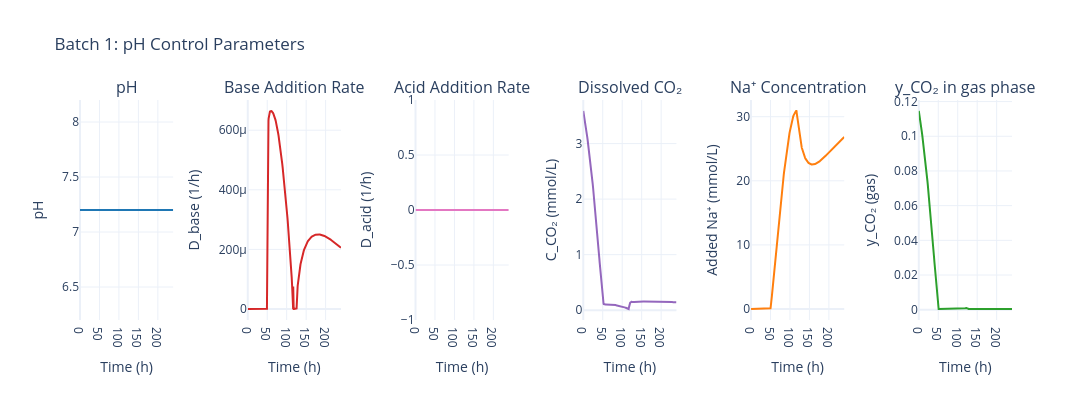

Notebook code cell kept with this figure:
### Code cell
# pH plots
fig = data.plot_pH_control(batch_number=BATCH_NUMBER)
fig.show()

### Figure 1 — Plotly figure (JSON) as saved in the notebook; plotly's stock layout.template omitted (floating-point values rounded to 4 significant figures; data arrays with more than 128 entries replaced by an {"elided": "..."} marker saying what was removed)
{"data": [{"hovertemplate": "Time: %{x:.1f} h<br>pH: %{y:.2f}<extra></extra>", "line": {"color": "#1f77b4", "width": 2}, "mode": "lines", "name": "pH", "type": "scatter", "x": {"elided": "379 float values"}, "xaxis": "x", "y": {"elided": "379 float values"}, "yaxis": "y"}, {"hovertemplate": "Time: %{x:.1f} h<br>D_base: %{y:.4f} 1/h<extra></extra>", "line": {"color": "#d62728", "width": 2}, "mode": "lines", "name": "D_base", "type": "scatter", "x": {"elided": "379 float values"}, "xaxis": "x2", "y": {"elided": "379 float values"}, "yaxis": "y2"}, {"hovertemplate": "Time: %{x:.1f} h<br>D_acid: %{y:.4f} 1/h<extra></extra>", "line": {"color": "#e377c2", "width": 2}, "mode": "lines", "name": "D_acid", "type": "scatter", "x": {"elided": "379 float values"}, "xaxis": "x3", "y": {"elided": "379 float values"}, "yaxis": "y3"}, {"hovertemplate": "Time: %{x:.1f} h<br>C_CO₂: %{y:.2f} mmol/L<extra></extra>", "line": {"color": "#9467bd", "width": 2}, "mode": "lines", "name": "C_CO₂", "type": "scatter", "x": {"elided": "379 float values"}, "xaxis": "x4", "y": {"elided": "379 float values"}, "yaxis": "y4"}, {"hovertemplate": "Time: %{x:.1f} h<br>Added Na⁺: %{y:.1f} mmol/L<extra></extra>", "line": {"color": "#ff7f0e", "width": 2}, "mode": "lines", "name": "Added Na⁺", "type": "scatter", "x": {"elided": "379 float values"}, "xaxis": "x5", "y": {"elided": "379 float values"}, "yaxis": "y5"}, {"hovertemplate": "Time: %{x:.1f} h<br>y_CO₂ (gas): %{y:.2f}<extra></extra>", "line": {"color": "#2ca02c", "width": 2}, "mode": "lines", "name": "y_CO₂ (gas)", "type": "scatter", "x": {"elided": "379 float values"}, "xaxis": "x6", "y": {"elided": "379 float values"}, "yaxis": "y6"}], "layout": {"annotations": [{"font": {"size": 16}, "showarrow": false, "text": "pH", "x": 0.05, "xanchor": "center", "xref": "paper", "y": 1, "yanchor": "bottom", "yref": "paper"}, {"font": {"size": 16}, "showarrow": false, "text": "Base Addition Rate", "x": 0.23, "xanchor": "center", "xref": "paper", "y": 1, "yanchor": "bottom", "yref": "paper"}, {"font": {"size": 16}, "showarrow": false, "text": "Acid Addition Rate", "x": 0.41, "xanchor": "center", "xref": "paper", "y": 1, "yanchor": "bottom", "yref": "paper"}, {"font": {"size": 16}, "showarrow": false, "text": "Dissolved CO₂", "x": 0.59, "xanchor": "center", "xref": "paper", "y": 1, "yanchor": "bottom", "yref": "paper"}, {"font": {"size": 16}, "showarrow": false, "text": "Na⁺ Concentration", "x": 0.77, "xanchor": "center", "xref": "paper", "y": 1, "yanchor": "bottom", "yref": "paper"}, {"font": {"size": 16}, "showarrow": false, "text": "y_CO₂ in gas phase", "x": 0.95, "xanchor": "center", "xref": "paper", "y": 1, "yanchor": "bottom", "yref": "paper"}], "font": {"size": 12}, "height": 400, "showlegend": false, "title": {"text": "Batch 1: pH Control Parameters"}, "width": 2100, "xaxis": {"anchor": "y", "domain": [0, 0.1], "title": {"text": "Time (h)"}}, "xaxis2": {"anchor": "y2", "domain": [0.18, 0.28], "title": {"text": "Time (h)"}}, "xaxis3": {"anchor": "y3", "domain": [0.36, 0.46], "title": {"text": "Time (h)"}}, "xaxis4": {"anchor": "y4", "domain": [0.54, 0.64], "title": {"text": "Time (h)"}}, "xaxis5": {"anchor": "y5", "domain": [0.72, 0.82], "title": {"text": "Time (h)"}}, "xaxis6": {"anchor": "y6", "domain": [0.9, 1.0], "title": {"text": "Time (h)"}}, "yaxis": {"anchor": "x", "domain": [0, 1], "title": {"text": "pH"}}, "yaxis2": {"anchor": "x2", "domain": [0, 1], "title": {"text": "D_base (1/h)"}}, "yaxis3": {"anchor": "x3", "domain": [0, 1], "title": {"text": "D_acid (1/h)"}}, "yaxis4": {"anchor": "x4", "domain": [0, 1], "title": {"text": "C_CO₂ (mmol/L)"}}, "yaxis5": {"anchor": "x5", "domain": [0, 1], "title": {"text": "Added Na⁺ (mmol/L)"}}, "yaxis6": {"anchor": "x6", "domain": [0, 1], "title": {"text": "y_CO₂ (gas)"}}}}
